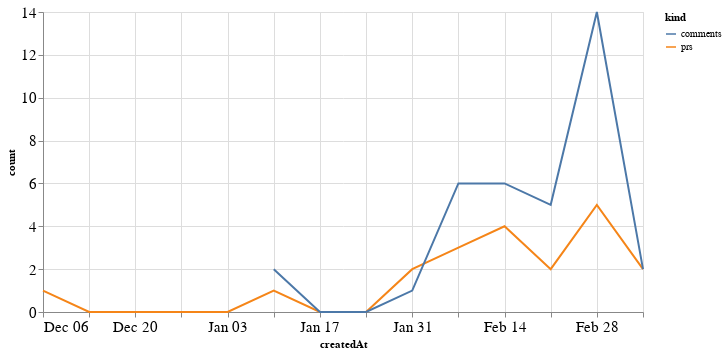

The notebook cell saved with this chart:
### Code cell
alt.Chart(total_time, width=600).mark_line().encode(
    x='createdAt',
    y='count',
    color='kind'
)

### Figure 1 — Vega-Lite specification as saved in the notebook (floating-point values rounded to 4 significant figures)
{"config": {"axisLeft": {"labelFontSize": 15}, "axisBottom": {"labelFontSize": 15}}, "data": {"name": "data-101f96038ee4b57ab98c73ea22071b3b"}, "mark": "line", "encoding": {"color": {"type": "nominal", "field": "kind"}, "x": {"type": "temporal", "field": "createdAt"}, "y": {"type": "quantitative", "field": "count"}}, "width": 600, "$schema": "https://vega.github.io/schema/vega-lite/v4.8.1.json", "datasets": {"data-101f96038ee4b57ab98c73ea22071b3b": [{"createdAt": "2020-12-06T00:00:00", "kind": "prs", "count": 1.0}, {"createdAt": "2020-12-13T00:00:00", "kind": "prs", "count": 0.0}, {"createdAt": "2020-12-20T00:00:00", "kind": "prs", "count": 0.0}, {"createdAt": "2020-12-27T00:00:00", "kind": "prs", "count": 0.0}, {"createdAt": "2021-01-03T00:00:00", "kind": "prs", "count": 0.0}, {"createdAt": "2021-01-10T00:00:00", "kind": "prs", "count": 1.0}, {"createdAt": "2021-01-17T00:00:00", "kind": "prs", "count": 0.0}, {"createdAt": "2021-01-24T00:00:00", "kind": "prs", "count": 0.0}, {"createdAt": "2021-01-31T00:00:00", "kind": "prs", "count": 2.0}, {"createdAt": "2021-02-07T00:00:00", "kind": "prs", "count": 3.0}, {"createdAt": "2021-02-14T00:00:00", "kind": "prs", "count": 4.0}, {"createdAt": "2021-02-21T00:00:00", "kind": "prs", "count": 2.0}, {"createdAt": "2021-02-28T00:00:00", "kind": "prs", "count": 5.0}, {"createdAt": "2021-03-07T00:00:00", "kind": "prs", "count": 2.0}, {"createdAt": "2020-12-06T00:00:00", "kind": "comments", "count": null}, {"createdAt": "2020-12-13T00:00:00", "kind": "comments", "count": null}, {"createdAt": "2020-12-20T00:00:00", "kind": "comments", "count": null}, {"createdAt": "2020-12-27T00:00:00", "kind": "comments", "count": null}, {"createdAt": "2021-01-03T00:00:00", "kind": "comments", "count": null}, {"createdAt": "2021-01-10T00:00:00", "kind": "comments", "count": 2.0}, {"createdAt": "2021-01-17T00:00:00", "kind": "comments", "count": 0.0}, {"createdAt": "2021-01-24T00:00:00", "kind": "comments", "count": 0.0}, {"createdAt": "2021-01-31T00:00:00", "kind": "comments", "count": 1.0}, {"createdAt": "2021-02-07T00:00:00", "kind": "comments", "count": 6.0}, {"createdAt": "2021-02-14T00:00:00", "kind": "comments", "count": 6.0}, {"createdAt": "2021-02-21T00:00:00", "kind": "comments", "count": 5.0}, {"createdAt": "2021-02-28T00:00:00", "kind": "comments", "count": 14.0}, {"createdAt": "2021-03-07T00:00:00", "kind": "comments", "count": 2.0}]}}
